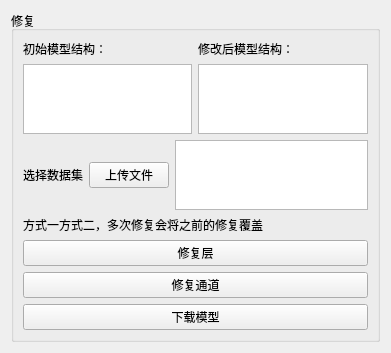
<?xml version="1.0" encoding="UTF-8"?>
<ui version="4.0">
 <class>Form</class>
 <widget class="QWidget" name="Form">
  <property name="geometry">
   <rect>
    <x>0</x>
    <y>0</y>
    <width>391</width>
    <height>309</height>
   </rect>
  </property>
  <property name="windowTitle">
   <string>模型修复</string>
  </property>
  <layout class="QVBoxLayout" name="verticalLayout_2">
   <item>
    <widget class="QGroupBox" name="groupBox_3">
     <property name="title">
      <string>修复</string>
     </property>
     <layout class="QVBoxLayout" name="verticalLayout_4">
      <item>
       <layout class="QHBoxLayout" name="horizontalLayout_2">
        <item>
         <layout class="QVBoxLayout" name="verticalLayout_3">
          <item>
           <widget class="QLabel" name="label">
            <property name="text">
             <string>初始模型结构：</string>
            </property>
           </widget>
          </item>
          <item>
           <widget class="QTextBrowser" name="tB_ms"/>
          </item>
         </layout>
        </item>
        <item>
         <layout class="QVBoxLayout" name="verticalLayout">
          <item>
           <widget class="QLabel" name="label_3">
            <property name="text">
             <string>修改后模型结构：</string>
            </property>
           </widget>
          </item>
          <item>
           <widget class="QTextBrowser" name="tB_ms2"/>
          </item>
         </layout>
        </item>
       </layout>
      </item>
      <item>
       <layout class="QHBoxLayout" name="horizontalLayout">
        <item>
         <widget class="QLabel" name="label_2">
          <property name="text">
           <string>选择数据集</string>
          </property>
         </widget>
        </item>
        <item>
         <widget class="QPushButton" name="pB_upload">
          <property name="text">
           <string>上传文件</string>
          </property>
         </widget>
        </item>
        <item>
         <widget class="QTextBrowser" name="tB_uri"/>
        </item>
       </layout>
      </item>
      <item>
       <widget class="QLabel" name="label_4">
        <property name="text">
         <string>方式一方式二，多次修复会将之前的修复覆盖</string>
        </property>
       </widget>
      </item>
      <item>
       <widget class="QPushButton" name="pB_fix">
        <property name="text">
         <string>修复层</string>
        </property>
       </widget>
      </item>
      <item>
       <widget class="QPushButton" name="pB_fix2">
        <property name="text">
         <string>修复通道</string>
        </property>
       </widget>
      </item>
      <item>
       <widget class="QPushButton" name="pB_download">
        <property name="text">
         <string>下载模型</string>
        </property>
       </widget>
      </item>
     </layout>
    </widget>
   </item>
  </layout>
 </widget>
 <resources/>
 <connections/>
</ui>
